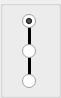
    <widget class="QGroupBox" name="groupBox_3">
     <property name="geometry">
      <rect>
       <x>554</x>
       <y>130</y>
       <width>61</width>
       <height>98</height>
      </rect>
     </property>
     <property name="title">
      <string/>
     </property>
     <property name="flat">
      <bool>true</bool>
     </property>
     <widget class="QRadioButton" name="panelBattery2">
      <property name="geometry">
       <rect>
        <x>22</x>
        <y>40</y>
        <width>21</width>
        <height>22</height>
       </rect>
      </property>
      <property name="text">
       <string/>
      </property>
     </widget>
     <widget class="QRadioButton" name="panelBattery1">
      <property name="geometry">
       <rect>
        <x>22</x>
        <y>10</y>
        <width>21</width>
        <height>22</height>
       </rect>
      </property>
      <property name="text">
       <string/>
      </property>
      <property name="checked">
       <bool>true</bool>
      </property>
     </widget>
     <widget class="QRadioButton" name="panelBattery3">
      <property name="geometry">
       <rect>
        <x>22</x>
        <y>70</y>
        <width>21</width>
        <height>22</height>
       </rect>
      </property>
      <property name="text">
       <string/>
      </property>
     </widget>
     <widget class="Line" name="panelline2">
      <property name="geometry">
       <rect>
        <x>19</x>
        <y>26</y>
        <width>20</width>
        <height>20</height>
       </rect>
      </property>
      <property name="frameShadow">
       <enum>QFrame::Plain</enum>
      </property>
      <property name="lineWidth">
       <number>3</number>
      </property>
      <property name="orientation">
       <enum>Qt::Vertical</enum>
      </property>
     </widget>
     <widget class="Line" name="panelline3">
      <property name="geometry">
       <rect>
        <x>19</x>
        <y>56</y>
        <width>20</width>
        <height>20</height>
       </rect>
      </property>
      <property name="frameShadow">
       <enum>QFrame::Plain</enum>
      </property>
      <property name="lineWidth">
       <number>3</number>
      </property>
      <property name="orientation">
       <enum>Qt::Vertical</enum>
      </property>
     </widget>
     <zorder>panelline3</zorder>
     <zorder>panelBattery3</zorder>
     <zorder>panelline2</zorder>
     <zorder>panelBattery2</zorder>
     <zorder>panelBattery1</zorder>
    </widget>
